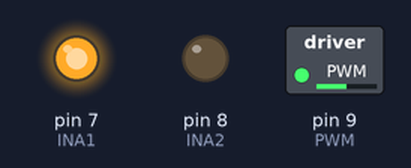
A sketch run on a simulated Arduino Uno, built with avr-gcc and run on an emulated ATmega328P. Parts: switched loads named in the sketch (green lamp = pin HIGH), output pins drawn as LEDs (lit = HIGH).

Above: at 0.1 s.
At 10.1 s:
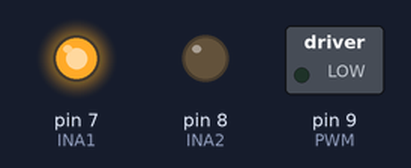
Timing chart, 0 to 11.6 s (numbered marks = the images above):
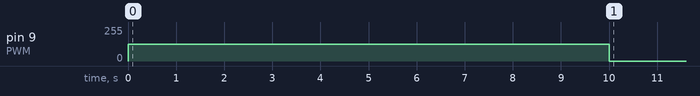

The sketch:

SimpleMotorDrive.ino
```cpp
#define INA1 7
#define INA2 8
#define PWM 9

void setup() {
  // put your setup code here, to run once:
  pinMode(INA1, OUTPUT);
  pinMode(INA2, OUTPUT);
  pinMode(PWM, OUTPUT);

  digitalWrite(INA1, HIGH);
  digitalWrite(INA2, LOW);
  analogWrite(PWM, 127);
  delay(10000);
  analogWrite(PWM, 0);

}

void loop() {
  // put your main code here, to run repeatedly:

}
```
